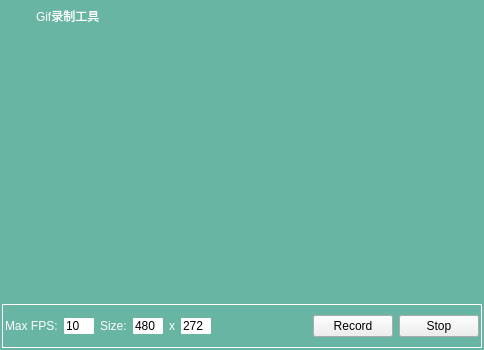
<?xml version="1.0" encoding="UTF-8"?>
<ui version="4.0">
 <class>RecordWidget</class>
 <widget class="QWidget" name="RecordWidget">
  <property name="geometry">
   <rect>
    <x>0</x>
    <y>0</y>
    <width>484</width>
    <height>350</height>
   </rect>
  </property>
  <property name="windowTitle">
   <string>Gif录制工具</string>
  </property>
  <property name="styleSheet">
   <string notr="true">#RecordWidget{background-color: #67b5a2;}
#btnClose
{
	border: none;
	border-radius: 0px;
	min-height: 24px;
	min-width: 24px;
}

#btnClose:hover
{
	background-color: #ff0000;
}

QLabel
{
	color: #ffffff;
}

#labelWinTitle
{
	font: bold 16px '微软雅黑';
}
#labelStatus
{
	color: #c5ff24;
	font: 14px;
}

QGroupBox
{
	border: 1px solid #ffffff;
	border-radius: 0px;
}

QLineEdit
{
	border: none;
	border-radius: 1px;
}
</string>
  </property>
  <layout class="QVBoxLayout" name="verticalLayout" stretch="0,1,0">
   <property name="spacing">
    <number>2</number>
   </property>
   <property name="leftMargin">
    <number>2</number>
   </property>
   <property name="topMargin">
    <number>2</number>
   </property>
   <property name="rightMargin">
    <number>2</number>
   </property>
   <property name="bottomMargin">
    <number>2</number>
   </property>
   <item>
    <widget class="QWidget" name="widgetTop" native="true">
     <property name="minimumSize">
      <size>
       <width>0</width>
       <height>28</height>
      </size>
     </property>
     <property name="maximumSize">
      <size>
       <width>16777215</width>
       <height>28</height>
      </size>
     </property>
     <layout class="QHBoxLayout" name="horizontalLayout_2" stretch="0,0,1,0">
      <property name="spacing">
       <number>10</number>
      </property>
      <property name="leftMargin">
       <number>0</number>
      </property>
      <property name="topMargin">
       <number>0</number>
      </property>
      <property name="rightMargin">
       <number>0</number>
      </property>
      <property name="bottomMargin">
       <number>0</number>
      </property>
      <item>
       <widget class="QLabel" name="label_4">
        <property name="minimumSize">
         <size>
          <width>24</width>
          <height>24</height>
         </size>
        </property>
        <property name="text">
         <string/>
        </property>
        <property name="pixmap">
         <pixmap resource="images.qrc">:/images/app.png</pixmap>
        </property>
       </widget>
      </item>
      <item>
       <widget class="QLabel" name="labelWinTitle">
        <property name="text">
         <string>Gif录制工具</string>
        </property>
       </widget>
      </item>
      <item>
       <widget class="QLabel" name="labelStatus">
        <property name="text">
         <string/>
        </property>
       </widget>
      </item>
      <item>
       <widget class="QPushButton" name="btnClose">
        <property name="text">
         <string/>
        </property>
        <property name="icon">
         <iconset resource="images.qrc">
          <normaloff>:/images/close.png</normaloff>:/images/close.png</iconset>
        </property>
       </widget>
      </item>
     </layout>
    </widget>
   </item>
   <item>
    <spacer name="verticalSpacer">
     <property name="orientation">
      <enum>Qt::Vertical</enum>
     </property>
     <property name="sizeHint" stdset="0">
      <size>
       <width>20</width>
       <height>40</height>
      </size>
     </property>
    </spacer>
   </item>
   <item>
    <widget class="QGroupBox" name="groupBox_2">
     <property name="minimumSize">
      <size>
       <width>0</width>
       <height>44</height>
      </size>
     </property>
     <property name="maximumSize">
      <size>
       <width>16777215</width>
       <height>44</height>
      </size>
     </property>
     <property name="title">
      <string/>
     </property>
     <layout class="QHBoxLayout" name="horizontalLayout">
      <property name="leftMargin">
       <number>2</number>
      </property>
      <property name="topMargin">
       <number>2</number>
      </property>
      <property name="rightMargin">
       <number>2</number>
      </property>
      <property name="bottomMargin">
       <number>2</number>
      </property>
      <item>
       <widget class="QLabel" name="label">
        <property name="text">
         <string>Max FPS:</string>
        </property>
       </widget>
      </item>
      <item>
       <widget class="QLineEdit" name="lineEditFps">
        <property name="sizePolicy">
         <sizepolicy hsizetype="Expanding" vsizetype="Fixed">
          <horstretch>0</horstretch>
          <verstretch>0</verstretch>
         </sizepolicy>
        </property>
        <property name="minimumSize">
         <size>
          <width>30</width>
          <height>0</height>
         </size>
        </property>
        <property name="maximumSize">
         <size>
          <width>30</width>
          <height>16777215</height>
         </size>
        </property>
        <property name="text">
         <string>10</string>
        </property>
       </widget>
      </item>
      <item>
       <widget class="QLabel" name="label_2">
        <property name="text">
         <string>Size:</string>
        </property>
       </widget>
      </item>
      <item>
       <widget class="QLineEdit" name="lineEditWidth">
        <property name="minimumSize">
         <size>
          <width>30</width>
          <height>0</height>
         </size>
        </property>
        <property name="maximumSize">
         <size>
          <width>30</width>
          <height>16777215</height>
         </size>
        </property>
        <property name="text">
         <string>480</string>
        </property>
       </widget>
      </item>
      <item>
       <widget class="QLabel" name="label_3">
        <property name="text">
         <string>x</string>
        </property>
       </widget>
      </item>
      <item>
       <widget class="QLineEdit" name="lineEditHeight">
        <property name="minimumSize">
         <size>
          <width>30</width>
          <height>0</height>
         </size>
        </property>
        <property name="maximumSize">
         <size>
          <width>30</width>
          <height>16777215</height>
         </size>
        </property>
        <property name="text">
         <string>272</string>
        </property>
       </widget>
      </item>
      <item>
       <spacer name="horizontalSpacer">
        <property name="orientation">
         <enum>Qt::Horizontal</enum>
        </property>
        <property name="sizeHint" stdset="0">
         <size>
          <width>87</width>
          <height>20</height>
         </size>
        </property>
       </spacer>
      </item>
      <item>
       <widget class="QPushButton" name="btnRecord">
        <property name="text">
         <string>Record</string>
        </property>
       </widget>
      </item>
      <item>
       <widget class="QPushButton" name="btnStop">
        <property name="text">
         <string>Stop</string>
        </property>
       </widget>
      </item>
     </layout>
    </widget>
   </item>
  </layout>
 </widget>
 <layoutdefault spacing="6" margin="11"/>
 <resources>
  <include location="images.qrc"/>
 </resources>
 <connections/>
</ui>
